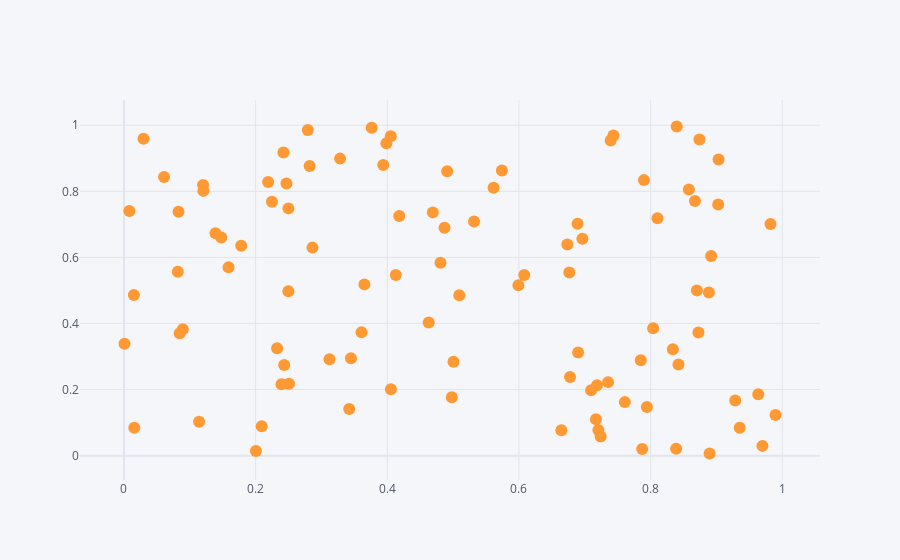

Write notebook code for a chart like this one.
### Code cell
df.iplot(kind='scatter',x='a',y='b',mode='markers')
